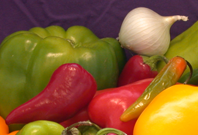
#> input picture image/onion.png, 198 x 135 px, found by its file name
$ python histgrImage.py
#> lines starting #> are read from the running program, lines starting #| are printed output that depends on the picture
import cv2
import matplotlib.pyplot as plt
import numpy as np

# Read the image
Path = "E:\\Study\\Academic\\Year - 4 Term - 2\\CSTE 4201 - Digital Image Processing\\lab-programs\\image\\onion.png"
I = cv2.imread(Path, 1)
#> I is the input picture: shape (135, 198, 3); mean B, G, R 45.3, 92.8, 137.3

# Convert image to grayscale
I_gray = cv2.cvtColor(I, cv2.COLOR_BGR2GRAY)
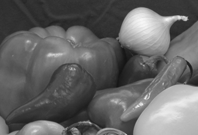
#> I_gray: shape (135, 198); min 20, max 247, mean 100.7

# Display histograms using Matplotlib
plt.figure(figsize=(12, 4))

plt.subplot(1, 3, 1)
plt.hist(I_gray.ravel(), bins=256, range=[0, 256])
plt.title("Histogram - 256 bins")

plt.subplot(1, 3, 2)
plt.hist(I_gray.ravel(), bins=128, range=[0, 256])
plt.title("Histogram - 128 bins")

plt.subplot(1, 3, 3)
plt.hist(I_gray.ravel(), bins=32, range=[0, 256])
plt.title("Histogram - 32 bins")

plt.tight_layout()
plt.show()
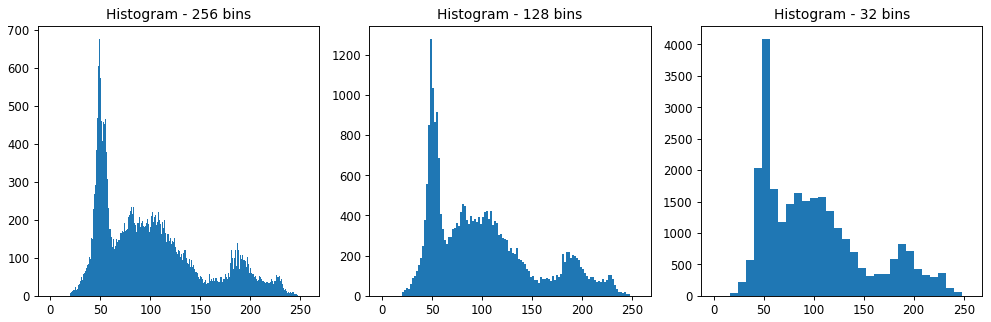
#> figure drawn by matplotlib, 3 panels; panel 1: tallest bar 676 high, from x = 49 to 50; panel 2: tallest bar 1280 high, from x = 48 to 50; panel 3: tallest bar 4093 high, from x = 48 to 56

$ run again, with image/coins.png copied over image/onion.png
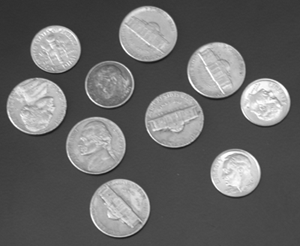
#> input picture image/coins.png, 300 x 246 px, found by its file name
#> I is the input picture: shape (246, 300, 3); min 23, max 255, mean 103
#> `plt.show()`:
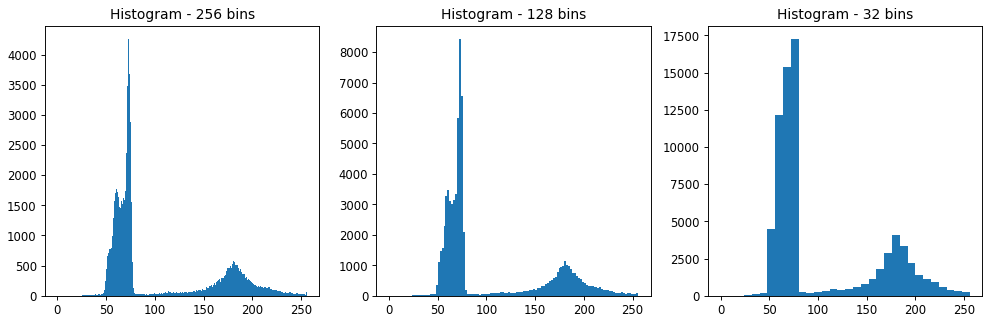
#> figure drawn by matplotlib, 3 panels; panel 1: tallest bar 4264 high, from x = 73 to 74; panel 2: tallest bar 8441 high, from x = 72 to 74; panel 3: tallest bar 17281 high, from x = 72 to 80

$ run again, with image/fabric.png copied over image/onion.png
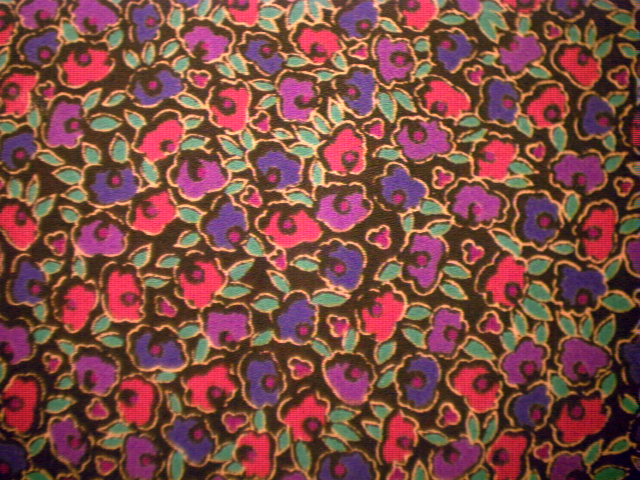
#> input picture image/fabric.png, 640 x 480 px, found by its file name
#> I is the input picture: shape (480, 640, 3); mean B, G, R 68.2, 75.7, 126.9
#> `I_gray = cv2.cvtColor(I, cv2.COLOR_BGR2GRAY)`:
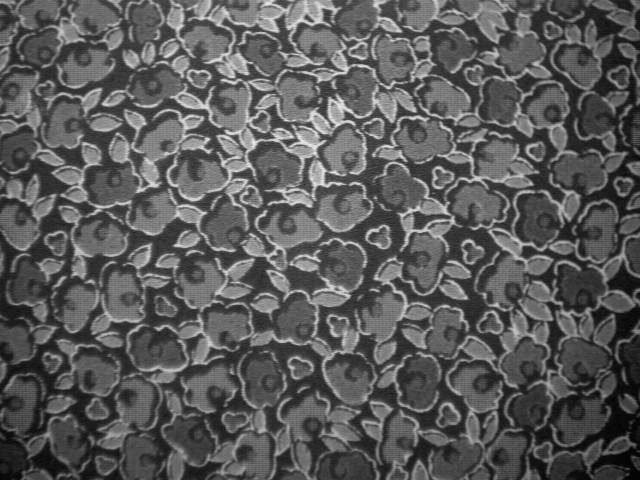
#> I_gray: shape (480, 640); min 2, max 237, mean 90.1
#> `plt.show()`:
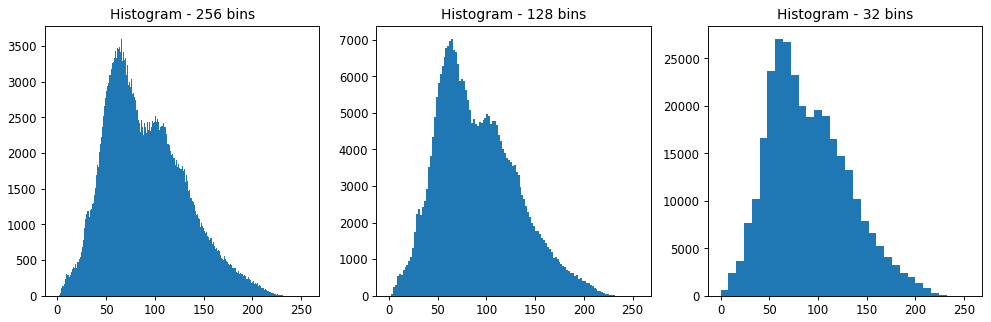
#> figure drawn by matplotlib, 3 panels; panel 1: tallest bar 3604 high, from x = 65 to 66; panel 2: tallest bar 7027 high, from x = 64 to 66; panel 3: tallest bar 27057 high, from x = 56 to 64

$ run again, with image/gantrycrane.png copied over image/onion.png
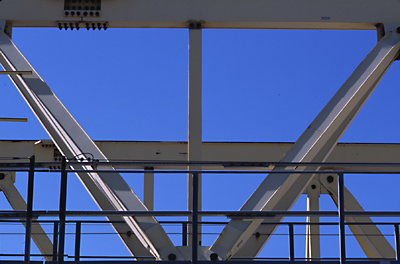
#> input picture image/gantrycrane.png, 400 x 264 px, found by its file name
#> I is the input picture: shape (264, 400, 3); mean B, G, R 147.3, 93.1, 73.3
#> `I_gray = cv2.cvtColor(I, cv2.COLOR_BGR2GRAY)`:
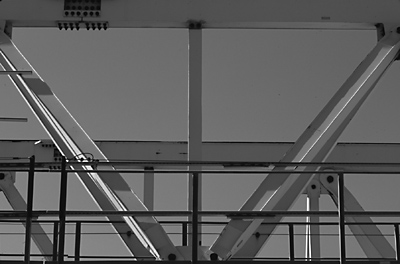
#> I_gray: shape (264, 400); min 0, max 255, mean 93.4
#> `plt.show()`:
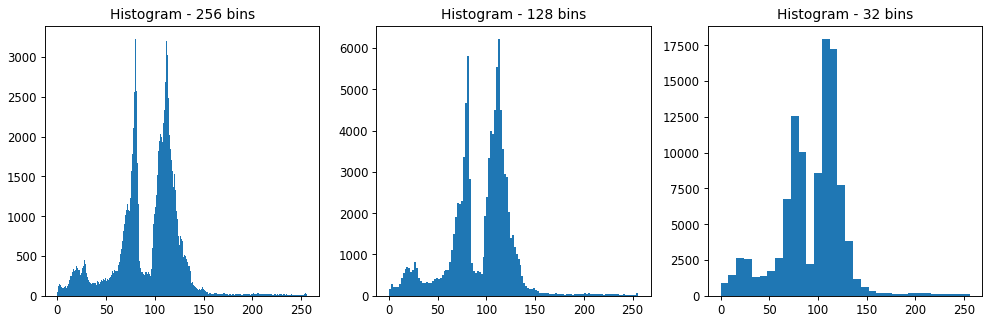
#> figure drawn by matplotlib, 3 panels; panel 1: tallest bar 3233 high, from x = 80 to 81; panel 2: tallest bar 6231 high, from x = 112 to 114; panel 3: tallest bar 17973 high, from x = 104 to 112
